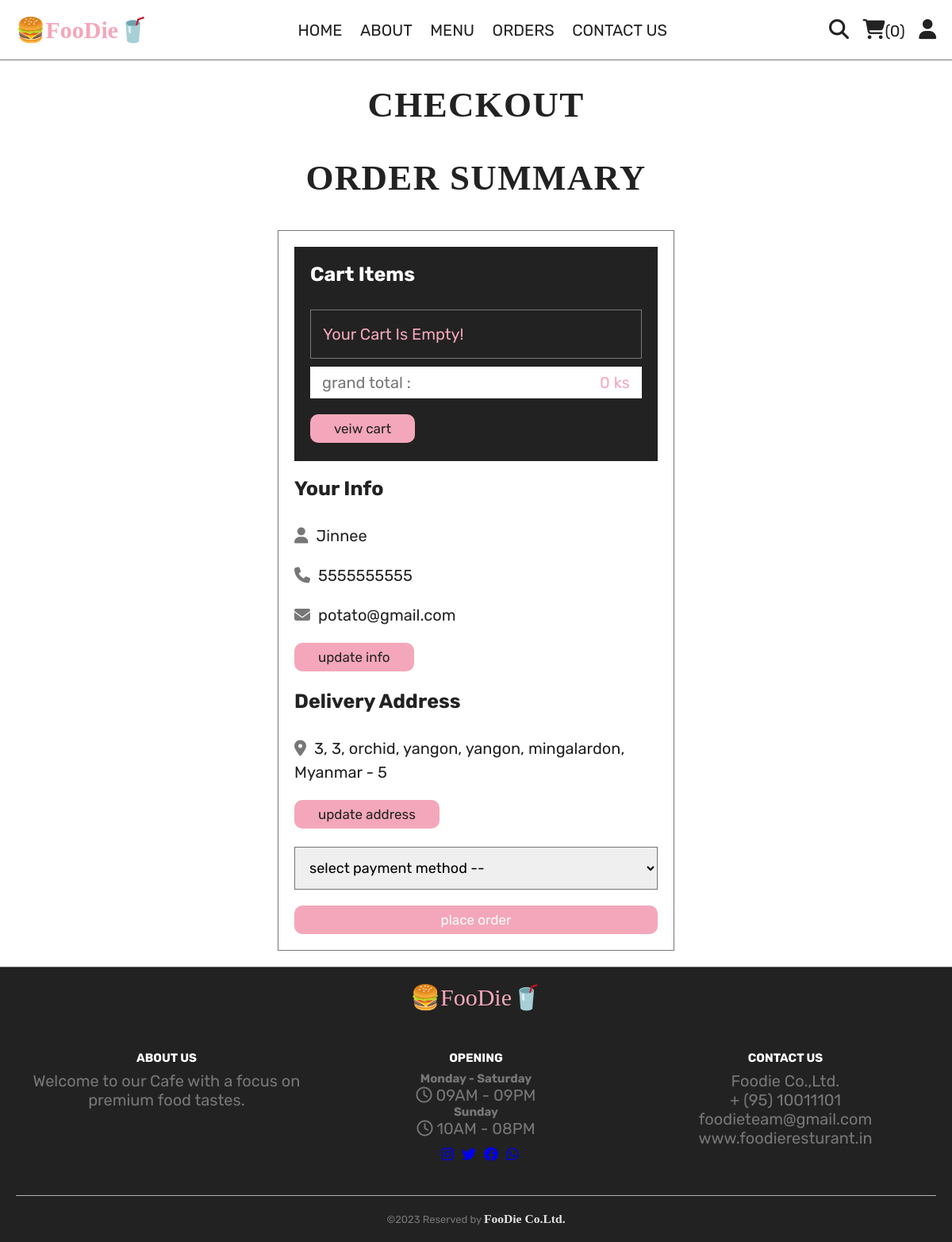
The app's page /checkout.php (signed in) with its own data.
### tables this page shows
CREATE TABLE `users` (
  `id` int(100) NOT NULL,
  `name` varchar(20) NOT NULL,
  `email` varchar(50) NOT NULL,
  `number` varchar(10) NOT NULL,
  `password` varchar(50) NOT NULL,
  `address` varchar(500) NOT NULL
);

### checkout.php (the view, shortened to what this page needs)
<?php
include 'components/connect.php';
if(isset($_SESSION['user_id'])){
   $user_id = $_SESSION['user_id'];
}else{
   $user_id = '';
   header('location:home.php');
};
?>
<!DOCTYPE html>
<html lang="en">
<head>
   <link rel="stylesheet" href="https://cdnjs.cloudflare.com/ajax/libs/font-awesome/6.1.1/css/all.min.css">
   <link rel="stylesheet" href="css/style.css">
</head>
<body>
<?php include 'components/user_header.php'; ?>
<section class="checkout">
<h1 class="title">Checkout</h1>
   <h1 class="title">order summary</h1>
<form action="" method="post">
   <div class="cart-items">
      <h3>cart items</h3>
      <?php
         $grand_total = 0;
         $cart_items[] = '';
         $select_cart = $conn->prepare("SELECT * FROM `cart` WHERE user_id = ?");
         $select_cart->execute([$user_id]);
         if($select_cart->rowCount() > 0){
            while($fetch_cart = $select_cart->fetch(PDO::FETCH_ASSOC)){
               $cart_items[] = $fetch_cart['name'].' ('.$fetch_cart['price'].' x '. $fetch_cart['quantity'].') - ';
               $total_products = implode($cart_items);
               $grand_total += ($fetch_cart['price'] * $fetch_cart['quantity']);
      ?>
      <p><span class="name"><?= $fetch_cart['name']; ?></span><span class="price"> <?= $fetch_cart['price']; ?> x <?= $fetch_cart['quantity']; ?></span></p>
      <?php
            }
         }else{
            echo '<p class="empty">your cart is empty!</p>';
         }
      ?>
      <p class="grand-total"><span class="name">grand total :</span><span class="price"><?= $grand_total; ?> ks</span></p>
      <a href="cart.php" class="btn">veiw cart</a>
   </div>
   <div class="user-info">
      <h3>your info</h3>
      <p><i class="fas fa-user"></i><span><?= $fetch_profile['name'] ?></span></p>
      <p><i class="fas fa-phone"></i><span><?= $fetch_profile['number'] ?></span></p>
      <p><i class="fas fa-envelope"></i><span><?= $fetch_profile['email'] ?></span></p>
      <a href="update_profile.php" class="btn">update info</a>
      <h3>delivery address</h3>
      <p><i class="fas fa-map-marker-alt"></i><span><?php if($fetch_profile['address'] == ''){echo 'please enter your address';}else{echo $fetch_profile['address'];} ?></span></p>
      <a href="update_address.php" class="btn">update address</a>
      <select name="method" class="box" required>
         <option value="" disabled selected>select payment method --</option>
      </select>
      <input type="submit" value="place order" class="btn <?php if($fetch_profile['address'] == ''){echo 'disabled';} ?>" style="width:100%; background:var(--red); color:var(--white);" name="submit">
   </div>
</form>
</section>
<?php include 'components/footer.php'; ?>
</body>
</html>

### css/style.css (style rules this page uses)
:root { --red: #f4a7ba; --danger: #e74c3c; --white: #fff; --black: #222; --light-color: #777; --background-color: #f2f2f2; --star-color: #ffe700; --border: .1rem solid var(--light-color); }
* { font-family: 'Rubik', sans-serif; margin: 0; padding: 0; box-sizing: border-box; outline: none; border: none; text-decoration: none; }
html { font-size: 62.5%; overflow-x: hidden; scroll-behavior: smooth; stop-opacity: 7rem; }
.title { font-family: dancing script; text-align: center; color: var(--black); font-size: 4.5rem; padding-bottom: 1rem; margin: 30px auto; text-transform: uppercase; letter-spacing: 1.3px; }
.empty { border: var(--border); padding: 1.5rem; text-align: center; width: 100%; font-size: 2rem; text-transform: capitalize; color: var(--red); }
.btn { margin-top: 1rem; display: inline-block; font-size: 1.7rem; color: var(--black); background-color: var(--red); border-radius: 10px; cursor: pointer; padding: .8rem 3rem; position: relative; overflow: hidden; z-index: 1; }
.btn:before { content: ''; width: 100%; height: 100%; background: var(--light-color); z-index: -1; position: absolute; top: 0; left: -100%; transition: .5s; }
.checkout form { max-width: 50rem; margin: 0 auto; border: var(--border); padding: 2rem; }
.checkout form h3 { font-size: 2.5rem; text-transform: capitalize; padding: 2rem 0; color: var(--black); }
.checkout form .cart-items { background-color: var(--black); padding: 2rem; padding-top: 0; }
.checkout form .cart-items h3 { color: var(--white); }
.checkout form .cart-items p { display: flex; align-items: center; gap: 1.5rem; justify-content: space-between; margin: 1rem 0; line-height: 1.5; font-size: 2rem; }
.checkout form .cart-items p .name { color: var(--light-color); }
.checkout form .cart-items p .price { color: var(--red); }
.checkout form .cart-items .grand-total { background-color: var(--white); padding: .5rem 1.5rem; }
.checkout form .cart-items .grand-total .price { color: var(--red); }
.checkout form .user-info p { font-size: 2rem; line-height: 1.5; padding: 1rem 0; }
.checkout form .user-info p i { color: var(--light-color); margin-right: 1rem; }
.checkout form .user-info p span { color: var(--black); }
.checkout form .user-info .box { width: 100%; border: var(--border); padding: 1.4rem; margin-top: 2rem; margin-bottom: 1rem; font-size: 1.8rem; }

### records on screen
users: name "Jinnee", number "5555555555", email "potato@gmail.com", address "3, 3, orchid, yangon, yangon, mingalardon, Myanmar - 5", submit "place order"

### other values on screen
$total_cart_items "0"
$grand_total "0"
